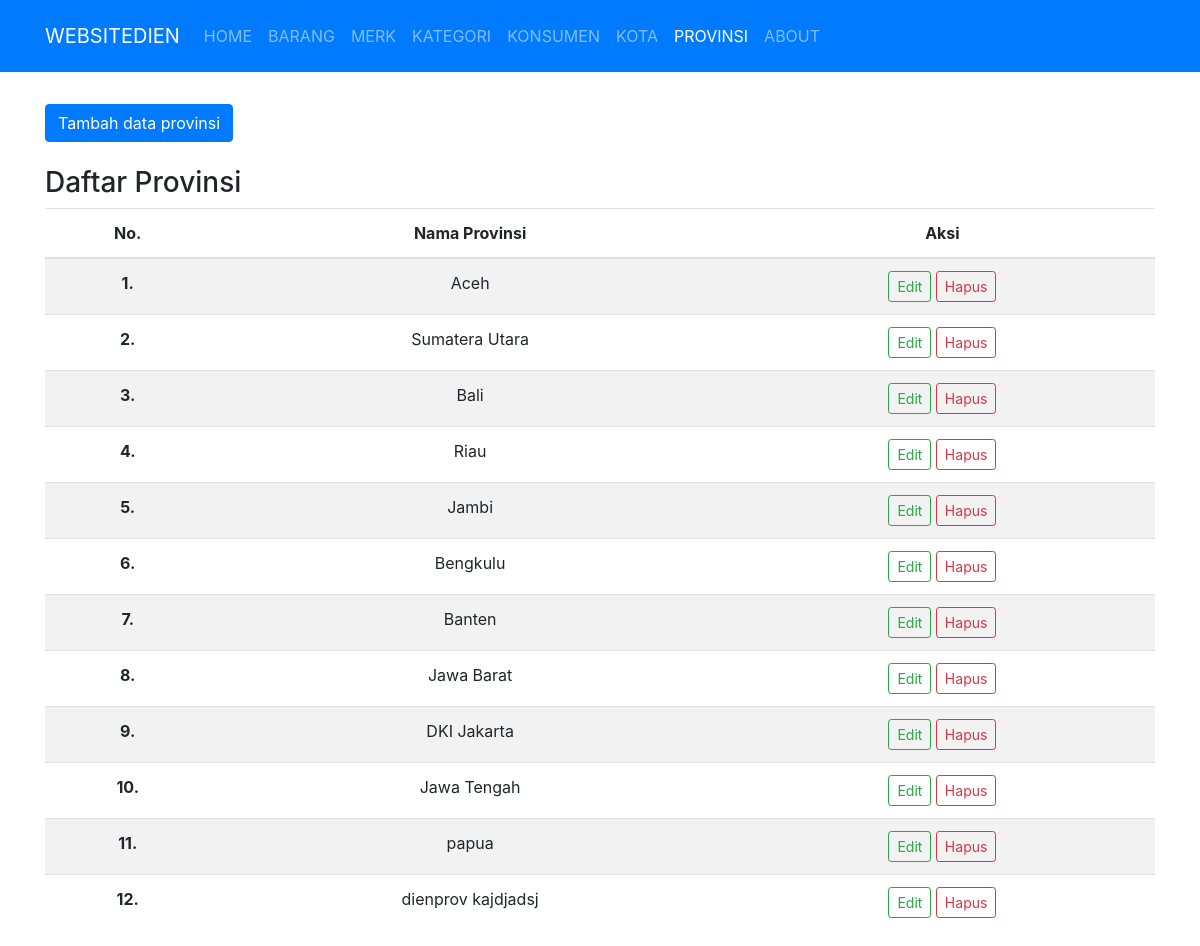
The page /public/provinsi on the database as committed earlier.
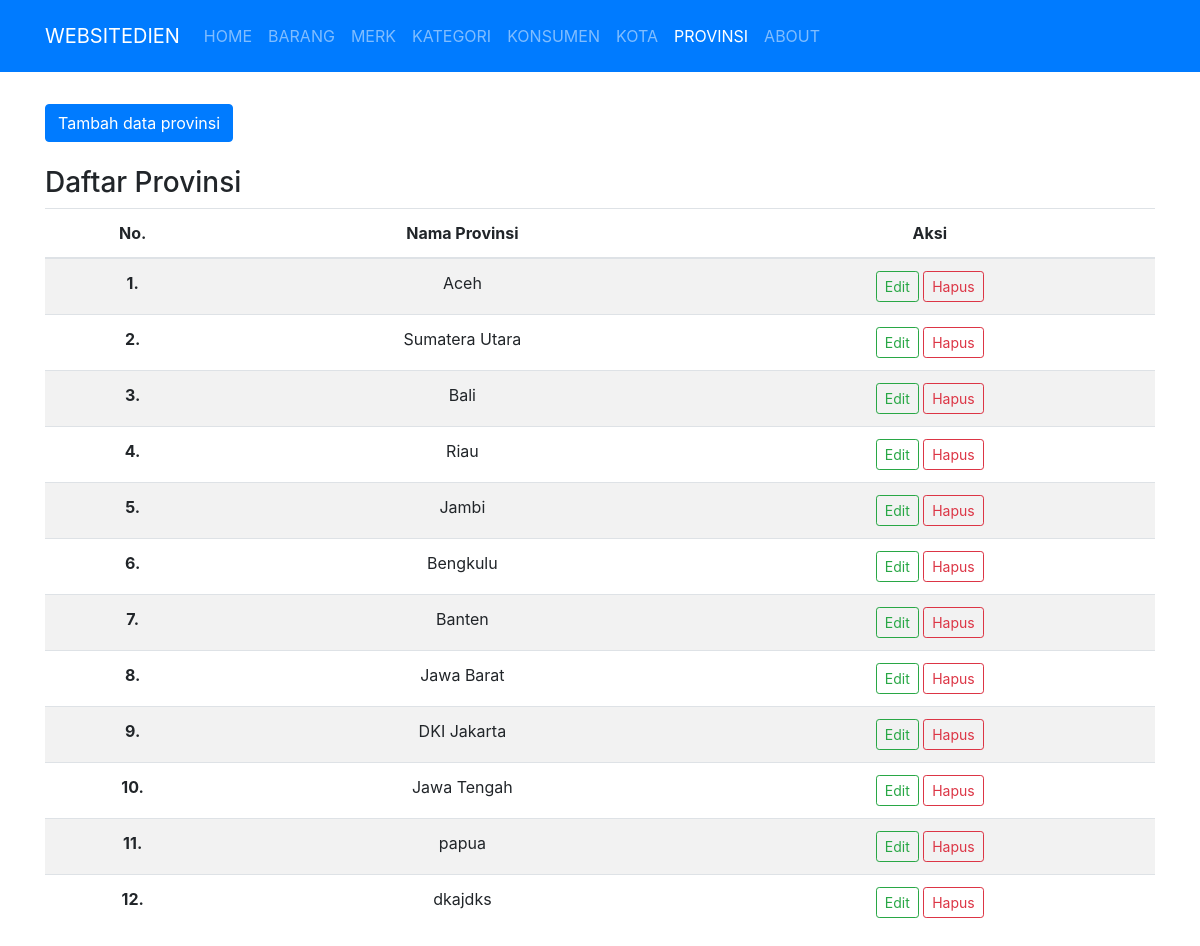
The same page on the database as committed later.
### tables this page shows
CREATE TABLE `provinsi` (
  `id_prov` int(11) NOT NULL,
  `nama_prov` varchar(50) NOT NULL
);

### app/core/Controller.php (called while the page is built, shortened)
<?php
class Controller
{
    public function view($view, $data = [])
    {
        require_once '../app/views/' . $view . '.php';
    }
    public function model($model)
    {
        return new $model;
    }
}

### app/controllers/Provinsi.php (called while the page is built, shortened)
<?php
class Provinsi extends Controller
{
    public function index()
    {
        $data['judul'] = 'Provinsi';
        $data['provinsi'] = $this->model('Provinsi_model')->getAllProvinsi();
        $this->view('provinsi/index', $data);
    }
}

### app/core/App.php (called while the page is built, shortened)
<?php
class App
{
    protected $method = 'index';
    protected $params = [];
    public function __construct()
    {
        $this->controller = new $this->controller;
        call_user_func_array([$this->controller, $this->method], $this->params);
    }
}

### public/index.php (called while the page is built, shortened)
<?php
$app = new App;

### app/core/Database.php (called while the page is built, shortened)
<?php
class Database
{
    private $host = DB_HOST;
    private $user = DB_USER;
    private $pass = DB_PASS;
    private $db_name = DB_NAME;
    private $dbh;
    private $stmt;
    public function __construct()
    {
        $dsn = 'mysql:host=' . $this->host . ';dbname=' . $this->db_name;
        $option = [
            PDO::ATTR_PERSISTENT => true,
            PDO::ATTR_ERRMODE => PDO::ERRMODE_EXCEPTION
        ];
        try {
            $this->dbh = new PDO($dsn, $this->user, $this->pass, $option);
        } catch (PDOException $err) {
            die($err->getMessage());
        }
    }
    public function query($query)
    {
        $this->stmt = $this->dbh->prepare($query);
    }
    public function execute()
    {
        $this->stmt->execute();
    }
    public function resultSet()
    {
        $this->execute();
        return $this->stmt->fetchAll(PDO::FETCH_ASSOC);
    }
}

### app/models/Provinsi_model.php (called while the page is built, shortened)
<?php
class Provinsi_model
{
    private $table = 'provinsi';
    private $db;
    public function __construct()
    {
        $this->db = new Database;
    }
    public function getAllProvinsi()
    {
        $this->db->query('SELECT * FROM ' . $this->table);
        return $this->db->resultSet();
    }
}

### app/views/provinsi/index.php (the view, shortened to what this page needs)
<div class="container mt-3">
    <div class="row mt-3">
        <div class="col-lg-12">
            <button type="button" class="btn btn-primary mb-4 tambahDataProv" data-toggle="modal" data-target="#formModal">
                Tambah data provinsi
            </button>
            <h3>Daftar Provinsi</h3>
            <table class="table table-striped">
                <thead>
                    <tr>
                        <th scope="col">No.</th>
                        <th scope="col">Nama Provinsi</th>
                        <th scope="col">Aksi</th>
                    </tr>
                </thead>
                <tbody>
                    <?php
                    $i = 0;
                    foreach ($data['provinsi'] as $prov) :
                        ?>
                        <tr>
                            <th scope="row"><?= $i + 1 ?>.</th>
                            <td><?= $prov['nama_prov']; ?></td>
                            <td>
                                <a href="<?= BASEURL; ?>/provinsi/edit/<?= $prov['id_prov']; ?>" class="btn btn-outline-success btn-sm editDataProv" data-toggle="modal" data-target="#formModal" data-id="<?= $prov['id_prov'] ?>">Edit</a>
                                <a href="<?= BASEURL; ?>/provinsi/hapus/<?= $prov['id_prov']; ?>" class="btn btn-outline-danger btn-sm" onclick="return confirm('Yakin akan dihapus ?');">Hapus</a>
                            </td>
                        </tr>
                        <?php
                        $i++;
                    endforeach;
                    ?>
                </tbody>
            </table>
        </div>
    </div>
</div>

Rows that differ between the two databases and show on the page:
changed provinsi: nama_prov "dienprov kajdjadsj" → "dkajdks"
